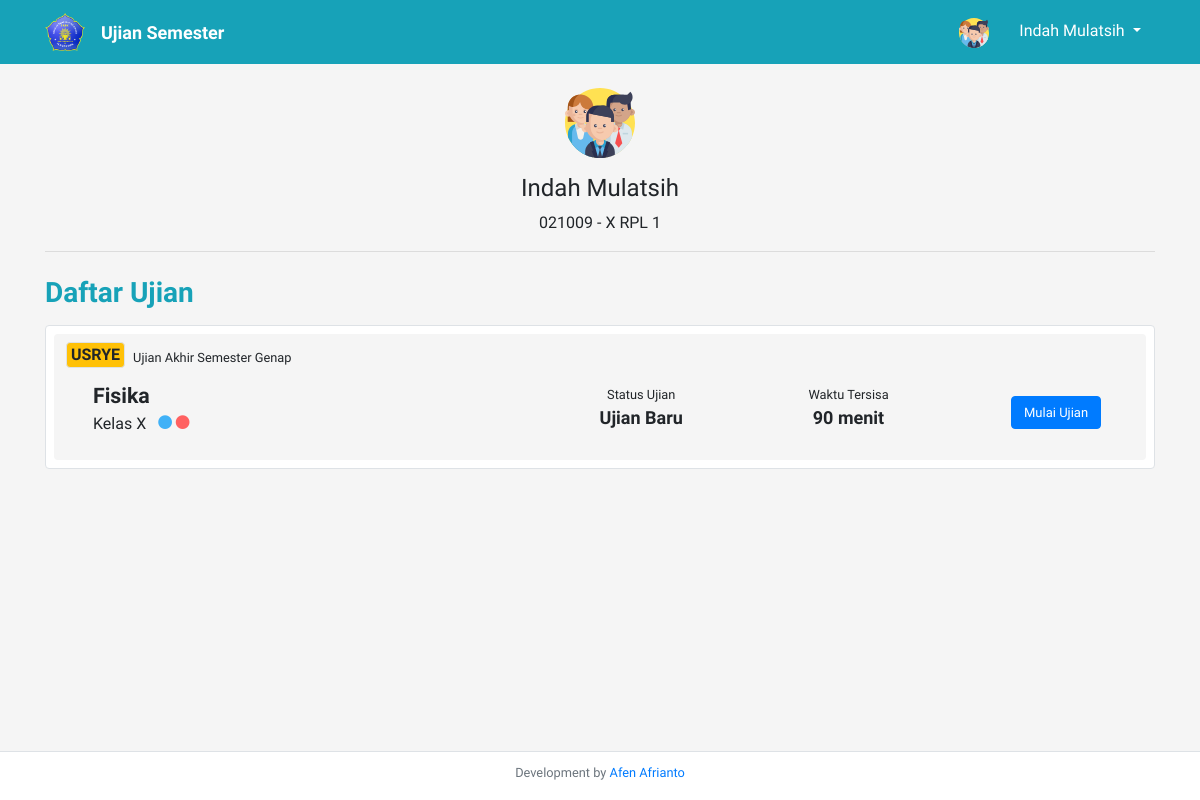
Screenshot of /main.php (signed in) with the database file from the repository.
### tables this page shows
CREATE TABLE `tb_profil` (
  `id_profil` int(11) NOT NULL,
  `nama_sekolah` varchar(100) NOT NULL,
  `nama_kepsek` varchar(100) NOT NULL,
  `logo_sekolah` varchar(255) NOT NULL,
  `kop_sekolah` varchar(255) NOT NULL,
  `bg_sekolah` varchar(255) NOT NULL
);

CREATE TABLE `tb_siswa` (
  `nomor_peserta` varchar(50) NOT NULL,
  `nama_siswa` varchar(100) NOT NULL,
  `id_kelas` int(11) NOT NULL,
  `password_siswa` varchar(255) NOT NULL,
  `pass_show_siswa` varchar(255) NOT NULL
);

CREATE TABLE `tb_kelas` (
  `id_kelas` int(11) NOT NULL,
  `tingkat` varchar(10) NOT NULL,
  `kode_jurusan` varchar(100) NOT NULL,
  `nama_kelas` varchar(20) NOT NULL
);

CREATE TABLE `tb_pengampu_jur` (
  `id_pengampu_jur` int(11) NOT NULL,
  `id_pengampu` int(11) NOT NULL,
  `kode_jurusan` varchar(100) NOT NULL
);

CREATE TABLE `tb_stt_ujian` (
  `id_ujian` int(11) NOT NULL,
  `id_jadwal` int(11) NOT NULL,
  `id_pengampu` int(11) NOT NULL,
  `kode_soal` varchar(50) NOT NULL,
  `stt_ujian` varchar(50) NOT NULL
);

CREATE TABLE `tb_jenis_ujian` (
  `id_jenis_ujian` int(11) NOT NULL,
  `jenis_ujian` varchar(100) NOT NULL,
  `tahun_ajaran` varchar(50) NOT NULL
);

CREATE TABLE `tb_mapel` (
  `id_mapel` int(11) NOT NULL,
  `nama_mapel` varchar(150) NOT NULL
);

CREATE TABLE `tb_guru_pengampu` (
  `id_pengampu` int(11) NOT NULL,
  `id_mapel` int(11) NOT NULL,
  `tingkat` varchar(10) NOT NULL,
  `id_guru` int(11) NOT NULL
);

CREATE TABLE `tb_jurusan` (
  `kode_jurusan` varchar(100) NOT NULL,
  `nama_jurusan` varchar(255) NOT NULL,
  `warna_jurusan` varchar(20) NOT NULL
);

CREATE TABLE `tb_jadwal` (
  `id_jadwal` int(11) NOT NULL,
  `kode_soal` varchar(50) NOT NULL,
  `tanggal` date NOT NULL,
  `wk_mulai` time NOT NULL,
  `wk_selesai` time NOT NULL,
  `durasi` int(11) NOT NULL
);

### main.php (the view, shortened to what this page needs)
<?php
    include "_modules/main.php";
    $sekolah_q = mysqli_query($conn, "SELECT * FROM tb_profil");
    $sekolah = $sekolah_q->fetch_assoc();
?>
<!DOCTYPE html>
<html lang="en">
<head>
    <link rel="stylesheet" href="bootstrap/css/bootstrap.min.css">
    <link rel="stylesheet" href="admin/assets/img/icomoon/style.css">
    <link rel="stylesheet" href="admin/assets/img/icomoon2/style.css">
    <link rel="stylesheet" href="https://cdn.datatables.net/1.10.25/css/jquery.dataTables.min.css">
    <link rel="stylesheet" href="admin/assets/css/main.css">
</head>
<body class="pb-5">
<nav class="navbar navbar-expand-lg navbar-dark bg-info">
<div class="container">
    <a class="navbar-brand" href="#">
    <?php
        if(!empty($sekolah['logo_sekolah'])):
    ?>
        <img src="admin/assets/img/profil_smk/<?= $sekolah['logo_sekolah']; ?>" width="40"  alt="">
    <?php else: ?>
        <img src="admin/assets/img/logo_putih.svg" width="150" height="30" alt="">
    <?php endif; ?>
    </a>
    <div class="collapse navbar-collapse" id="navbarSupportedContent">
        <ul class="navbar-nav mr-auto">
            <li class="nav-item dropdown text-white text-center" style="font-weight: bold; font-size: large;">
                Ujian Semester
            </li>
        </ul>
        <div class="my-2 my-lg-0">
            <ul class="navbar-nav mr-auto w-auto">
                <div class="navbar-brand text-center">
                    <img src="admin/assets/img/icon_siswa.svg" width="30" height="30" alt="" title="Kamu seorang guru">
                </div>
                <li class="nav-item dropdown active w-auto text-center" style="min-width: 150px;">
                    <a class="nav-link dropdown-toggle" href="#" id="navbarDropdown" role="button" data-toggle="dropdown" aria-haspopup="true" aria-expanded="false">
                        <?php
                            $nomor_peserta = $_SESSION['siswa'];
                            $siswa_q = mysqli_query($conn, "SELECT * FROM tb_siswa JOIN tb_kelas ON tb_siswa.id_kelas = tb_kelas.id_kelas WHERE nomor_peserta = '$nomor_peserta' ");
                            $siswa = $siswa_q->fetch_assoc();
                            echo $siswa['nama_siswa'];
                        ?>
                    </a>
                </li>
            </ul>
        </div>
    </div>
</div>
</nav>
<div class="container py-3">
    <div class="d-flex flex-column align-items-center mt-2">
        <img src="admin/assets/img/icon_siswa.svg" alt="" width="70">
        <h4 class="pt-3"><?= $siswa['nama_siswa']; ?></h4>
        <span><?= $siswa['nomor_peserta']; ?> - <?= $siswa['nama_kelas']; ?></span>
    </div>
    <hr>
    <div class="d-flex justify-content-between align-items-center">
        <h3 class="text-info py-2" style="font-weight:bold;">Daftar Ujian</h3>
    </div>
    <div class="pl-2 pt-2 pr-2 pb-0 border rounded mb-2 bg-white">
        <?php
            $kls_q = mysqli_query($conn, "SELECT * FROM tb_siswa WHERE nomor_peserta = '$nomor_peserta'");
            $kls = $kls_q->fetch_assoc();
            $kls = $kls['id_kelas'];
            $tgkt_jur_q = mysqli_query($conn, "SELECT * FROM tb_kelas WHERE id_kelas = '$kls'");
            $tgkt_jur = $tgkt_jur_q->fetch_assoc();
            $tgkt = $tgkt_jur['tingkat'];
            $jur = $tgkt_jur['kode_jurusan'];
            $peng_q = mysqli_query($conn, "SELECT * FROM tb_guru_pengampu JOIN tb_pengampu_jur ON tb_guru_pengampu.id_pengampu = tb_pengampu_jur.id_pengampu WHERE tingkat = '$tgkt' AND kode_jurusan = '$jur'");
            if(mysqli_num_rows($peng_q) > 0):
                while($peng = $peng_q->fetch_assoc()):
                    $id_peng = $peng['id_pengampu'];
                    $ujian_q = mysqli_query($conn, "SELECT * FROM tb_stt_ujian WHERE stt_ujian = 'Ujian Berlangsung' AND id_pengampu = '$id_peng'");
                if(mysqli_num_rows($ujian_q) > 0):
                    $ujian = $ujian_q->fetch_assoc();
                    $kode_soal = $ujian['kode_soal'];
                    $mp_q = mysqli_query($conn, "SELECT * FROM tb_guru_pengampu JOIN tb_mapel ON tb_guru_pengampu.id_mapel = tb_mapel.id_mapel WHERE id_pengampu = '$id_peng'");
                    $mp = $mp_q->fetch_assoc();
                    $soal_q = mysqli_query($conn, "SELECT * FROM tb_soal JOIN tb_jenis_ujian ON tb_soal.id_jenis_ujian = tb_jenis_ujian.id_jenis_ujian WHERE kode_soal = '$kode_soal'");
                    $soal = $soal_q->fetch_assoc();
        ?>
                    <div class="rounded p-2 mb-2" style="background-color:whitesmoke;">
                        <div class="d-flex justify-content-between align-items-start">
                            <div class="row align-items-center w-75  ml-1">
                                <div class="px-1 mr-2 mb-1 border rounded bg-warning">
                                <b><?= $kode_soal; ?></b>
                                </div>
                                <small><?= $soal['jenis_ujian']; ?></small>
                            </div>
                        </div>
                        <div class="row p-2 ml-2 justify-content-between align-items-center">
                            <div class="d-flex flex-column mb-2 col-sm-5">
                                <div style="font-weight: bold; font-size: 16pt;"><?= $mp['nama_mapel']; ?></div>
                                <div>
                                    <span class="mr-2">Kelas <?= $mp['tingkat']; ?></span>
                                    <?php
                                        $j_q = mysqli_query($conn, "SELECT * FROM tb_pengampu_jur JOIN tb_jurusan ON tb_pengampu_jur.kode_jurusan = tb_jurusan.kode_jurusan WHERE id_pengampu = '$id_peng'");
                                        while($j = $j_q->fetch_assoc()):
                                    ?>
                                        <b class="icon-circle" style="color: <?= $j['warna_jurusan']; ?>;"></b>
                                    <?php endwhile; ?>
                                </div>
                            </div>
                            <div class="row col-sm-5 align-items-center mb-2">
                                <div class="d-flex flex-column align-items-center w-50">
                                    <small>Status Ujian</small>
                                    <b style="font-size: large;">
                                        <?php
                                            $stt_ujian_q = mysqli_query($conn, "SELECT * FROM tb_stt_siswa_login WHERE nomor_peserta = '$nomor_peserta' AND kode_soal = '$kode_soal' ");
                                            if(mysqli_num_rows($stt_ujian_q) > 0){
                                                $stt_ujian = $stt_ujian_q->fetch_assoc();
                                                $stt_ujian = $stt_ujian['status_ujian'];
                                                if($stt_ujian == "Selesai"){
                                                    $stt = "Ujian Selesai";
                                                    echo "Ujian Selesai";
                                                }elseif($stt_ujian == "Mengerjakan"){
                                                    $stt = "Lanjut Ujian";
                                                    echo "Lanjut Ujian";
                                                }
                                            }else{
                                                $stt = "Ujian Baru";
                                                echo "Ujian Baru";
                                            }
                                        ?>
                                    </b>
                                </div>
                                <div class="d-flex flex-column align-items-center w-50">
                                    <small>Waktu Tersisa</small>
                                    <b style="font-size: large;">
                                        <?php
                                            $id_jadwal = $ujian['id_jadwal'];
                                            $jadwal_q = $conn->query("SELECT * FROM tb_jadwal WHERE id_jadwal = '$id_jadwal'");
                                            $jadwal = $jadwal_q->fetch_assoc();
                                            $stt_siswa_q = mysqli_query($conn, "SELECT * FROM tb_stt_siswa_login WHERE nomor_peserta = '$nomor_peserta' AND kode_soal = '$kode_soal' ");
                                            if(mysqli_num_rows($stt_siswa_q) > 0){
                                                $stt_siswa = $stt_siswa_q->fetch_assoc();
                                                echo $sisa_wk = sisaDurasi($stt_siswa['wk_terpakai'], $jadwal['durasi']);
                                            }else{
                                                echo $sisa_wk = $jadwal['durasi'];
                                            }
                                        ?>
                                         menit</b>
                                </div>
                            </div>
                            <?php if($stt != "Ujian Selesai"): ?>
                                <?php
                                    $butir_pdf_q = mysqli_query($conn, "SELECT * FROM tb_butir_pdf WHERE kode_soal = '$kode_soal'");
                                    if(mysqli_num_rows($butir_pdf_q) > 0):
                                ?>
                                    <a href="ujian_pdf.php?kode=<?= $kode_soal; ?>&stt=<?= $stt; ?>&sisawk=<?= $sisa_wk; ?>" class="col-sm-2 text-center">
                                        <button type="button" class="btn btn-primary" style="font-size: small;">Mulai Ujian</button>
                                    </a>
                                <?php else: ?>
                                    <a href="ujian.php?kode=<?= $kode_soal; ?>&stt=<?= $stt; ?>&sisawk=<?= $sisa_wk; ?>" class="col-sm-2 text-center">
                                        <button type="button" class="btn btn-primary" style="font-size: small;">Mulai Ujian</button>
                                    </a>
                                <?php endif; ?>
                            <?php else: ?>
                                <a href="#" class="col-sm-2 text-center">
                                    <button type="button" class="btn btn-secondary" style="font-size: small; cursor:not-allowed;" disabled>Mulai Ujian</button>
                                </a>
                            <?php endif; ?>
                        </div>
                    </div>
                    <?php endif; ?>
                <?php endwhile; ?>
            <?php else: ?>
                    <div class="mb-2 text-center">Tidak ada ujian yang tersedia</div>
            <?php endif; ?>
    </div>
</div>
<div class="border-top mt-3 py-2 pb-3 text-center w-100 bg-white" style="position: fixed; bottom:0;">
    <small class="text-secondary">Development by <a href="#">Afen Afrianto</a></small>
</div>
</body>
</html>

### admin/assets/img/icomoon/style.css (style rules this page uses)
[class^="icon-"], [class*=" icon-"] { font-family: 'icomoon' !important; speak: never; font-style: normal; font-weight: normal; font-variant: normal; text-transform: none; line-height: 1; -webkit-font-smoothing: antialiased; -moz-osx-font-smoothing: grayscale; }
.icon-circle:before { content: "\f111"; }

### admin/assets/img/icomoon2/style.css (style rules this page uses)
[class^="icon-"], [class*=" icon-"] { font-family: 'icomoon' !important; speak: never; font-style: normal; font-weight: normal; font-variant: normal; text-transform: none; line-height: 1; -webkit-font-smoothing: antialiased; -moz-osx-font-smoothing: grayscale; }

### admin/assets/css/main.css (style rules this page uses)
* { font-family: 'Comfortaa', sans-serif; }
body { background-color: whitesmoke; }

### rows the page displays
tb_profil: logo_sekolah (picture)
tb_siswa: nama_siswa "Indah Mulatsih", nomor_peserta "021009", id_kelas.nama_kelas "X RPL 1"
tb_pengampu_jur: tb_stt_ujian.kode_soal "USRYE", tb_jenis_ujian.jenis_ujian "Ujian Akhir Semester Genap", tb_mapel.nama_mapel "Fisika", id_pengampu.tingkat "X", tb_jadwal.durasi "90"
